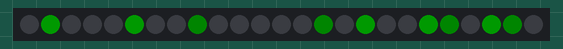
Recording of a sketch running on a simulated ESP32. Parts: 25 RGB LEDs in strip order, left to right. Dim RGB values are drawn brighter than linear; random numbers use the default seed unless the sketch sets one.

Above: at 0.07 s.
At 2.13 s:
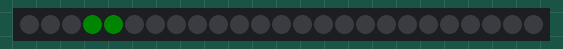
At 10.63 s:
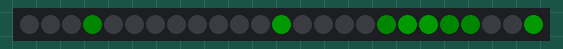
At 21.13 s:
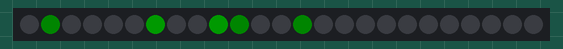
At 30.54 s:
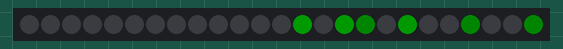
At 39.91 s:
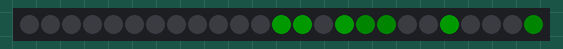

The sketch:

Matrix_Rain_Effect.ino
```cpp
/*
 * =============================================================================
 * GREEN DIGITAL RAIN - FreeRTOS
 * =============================================================================
 *
 * Creates a green digital-rain effect on the 5x5 RGB LED matrix.
 *
 * The rain visually moves upward.
 *
 * Matrix:
 *   GPIO 7
 *
 * Each column has an independently moving rain drop.
 *
 * The animation runs inside a dedicated FreeRTOS task.
 * delay() has been replaced by vTaskDelay().
 * =============================================================================
 */

#include <Arduino.h>
#include <Adafruit_NeoPixel.h>

#define MATRIX_PIN 7
#define NUM_LEDS   25

#define RAIN_UPDATE_MS 150

Adafruit_NeoPixel matrix(
  NUM_LEDS,
  MATRIX_PIN,
  NEO_GRB + NEO_KHZ800
);

//=============================================================================
// Convert X/Y coordinates to LED index.
//=============================================================================

int pixelXY(int x, int y)
{
  // Flip the Y axis so the visual movement is upward.
  y = 4 - y;

  if (y % 2 == 0)
    return y * 5 + x;

  return y * 5 + (4 - x);
}

//=============================================================================
// Rain Drop Positions
//=============================================================================

int drops[5];

//=============================================================================
// FreeRTOS Rain Animation Task
//=============================================================================

void rainTask(void *parameter)
{
  while (true)
  {
    matrix.clear();

    // Draw the moving rain drops.
    for (int x = 0; x < 5; x++)
    {
      int y = drops[x];

      // Bright head.
      if (y >= 0 && y < 5)
      {
        matrix.setPixelColor(
          pixelXY(x, y),
          matrix.Color(0, 255, 0)
        );
      }

      // Dim trail behind the head.
      if (y - 1 >= 0)
      {
        matrix.setPixelColor(
          pixelXY(x, y - 1),
          matrix.Color(0, 80, 0)
        );
      }

      // Move the drop upward.
      drops[x]++;

      // Restart the drop after it leaves the display.
      if (drops[x] > 6)
      {
        drops[x] =
          random(-4, 1);
      }
    }

    matrix.show();

    // Allow other FreeRTOS tasks to execute.
    vTaskDelay(
      pdMS_TO_TICKS(RAIN_UPDATE_MS)
    );
  }
}

//=============================================================================
// Setup
//=============================================================================

void setup()
{
  matrix.begin();
  matrix.setBrightness(25);

  matrix.clear();
  matrix.show();

  randomSeed(
    analogRead(1)
  );

  // Start each column at a random position.
  for (int x = 0; x < 5; x++)
  {
    drops[x] =
      random(0, 5);
  }

  xTaskCreate(
    rainTask,
    "RainTask",
    4096,
    NULL,
    1,
    NULL
  );
}

void loop()
{
  // Animation is handled by RainTask.
  vTaskDelay(
    pdMS_TO_TICKS(1000)
  );
}
```
